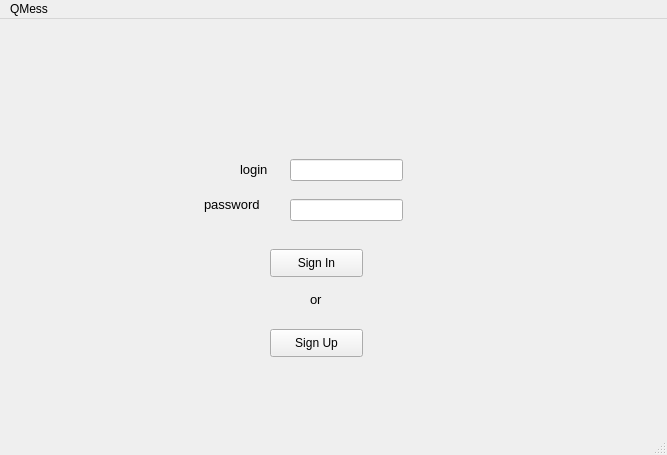
<?xml version="1.0" encoding="UTF-8"?>
<ui version="4.0">
 <class>LoginWindow</class>
 <widget class="QMainWindow" name="LoginWindow">
  <property name="geometry">
   <rect>
    <x>0</x>
    <y>0</y>
    <width>667</width>
    <height>455</height>
   </rect>
  </property>
  <property name="windowTitle">
   <string>LoginWindow</string>
  </property>
  <widget class="QWidget" name="centralwidget">
   <widget class="QLineEdit" name="lineEdit">
    <property name="geometry">
     <rect>
      <x>290</x>
      <y>140</y>
      <width>113</width>
      <height>22</height>
     </rect>
    </property>
   </widget>
   <widget class="QLineEdit" name="lineEdit_2">
    <property name="geometry">
     <rect>
      <x>290</x>
      <y>180</y>
      <width>113</width>
      <height>22</height>
     </rect>
    </property>
    <property name="inputMethodHints">
     <set>Qt::ImhHiddenText|Qt::ImhNoAutoUppercase|Qt::ImhNoPredictiveText|Qt::ImhSensitiveData</set>
    </property>
    <property name="echoMode">
     <enum>QLineEdit::Password</enum>
    </property>
   </widget>
   <widget class="QLabel" name="label">
    <property name="geometry">
     <rect>
      <x>240</x>
      <y>140</y>
      <width>51</width>
      <height>20</height>
     </rect>
    </property>
    <property name="font">
     <font>
      <pointsize>10</pointsize>
     </font>
    </property>
    <property name="text">
     <string>login</string>
    </property>
   </widget>
   <widget class="QLabel" name="label_2">
    <property name="geometry">
     <rect>
      <x>204</x>
      <y>175</y>
      <width>71</width>
      <height>21</height>
     </rect>
    </property>
    <property name="font">
     <font>
      <pointsize>10</pointsize>
     </font>
    </property>
    <property name="text">
     <string>password</string>
    </property>
   </widget>
   <widget class="QPushButton" name="pushButton">
    <property name="geometry">
     <rect>
      <x>270</x>
      <y>230</y>
      <width>93</width>
      <height>28</height>
     </rect>
    </property>
    <property name="font">
     <font>
      <pointsize>9</pointsize>
     </font>
    </property>
    <property name="text">
     <string>Sign In</string>
    </property>
   </widget>
   <widget class="QLabel" name="label_3">
    <property name="geometry">
     <rect>
      <x>310</x>
      <y>270</y>
      <width>21</width>
      <height>21</height>
     </rect>
    </property>
    <property name="font">
     <font>
      <pointsize>10</pointsize>
     </font>
    </property>
    <property name="text">
     <string>or</string>
    </property>
   </widget>
   <widget class="QPushButton" name="pushButton_2">
    <property name="geometry">
     <rect>
      <x>270</x>
      <y>310</y>
      <width>93</width>
      <height>28</height>
     </rect>
    </property>
    <property name="font">
     <font>
      <pointsize>9</pointsize>
     </font>
    </property>
    <property name="text">
     <string>Sign Up</string>
    </property>
   </widget>
  </widget>
  <widget class="QMenuBar" name="menubar">
   <property name="geometry">
    <rect>
     <x>0</x>
     <y>0</y>
     <width>667</width>
     <height>26</height>
    </rect>
   </property>
   <widget class="QMenu" name="menuQMess">
    <property name="title">
     <string>QMess</string>
    </property>
   </widget>
   <addaction name="menuQMess"/>
  </widget>
  <widget class="QStatusBar" name="statusbar"/>
  <action name="actionLog_out">
   <property name="text">
    <string>Log out</string>
   </property>
  </action>
 </widget>
 <resources/>
 <connections/>
</ui>
